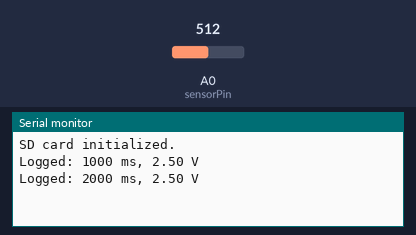
The sketch below on a simulated Arduino Uno, built with avr-gcc and run on an emulated ATmega328P. On the bench: the last lines printed to the serial monitor. The inputs (shaded band) are chosen by the test bench; at power-on: A0 (sensorPin) = 512. Storage starts empty.

Above: at 2.8 s.
2.9 s: A0 (sensorPin) set to 716
At 3.7 s:
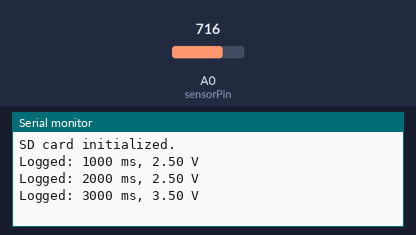
4.4 s: A0 (sensorPin) set to 900
At 5.8 s:
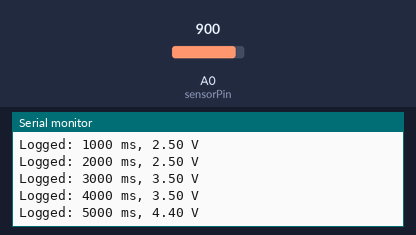
Timing chart, 0 to 7.4 s (numbered marks = the images above; inputs shaded):
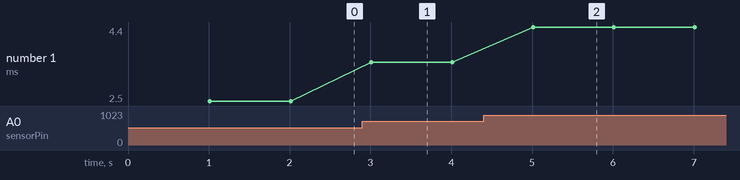

Measured:
- after the input at 2.9 s, the serial monitor: prints a new line after 0.11 s (image 1)
- after the input at 4.4 s, the serial monitor: prints a new line after 0.61 s (image 2)
- plotted number 1: 2.5 → 3.5 after the input at 2.9 s, 3.5 → 4.4 after the input at 4.4 s

The sketch:

SD_Card.ino
```cpp
#include <SPI.h>
#include <SD.h>

// Define pins
const int chipSelect = 53;   // Chip select for SD card
const int sensorPin = A0;    // Analog input pin

File dataFile;

// Variables for storing data
unsigned long previousMillis = 0;
const long interval = 1000;  // Interval to log data (in milliseconds)

// Setup function
void setup() {
  Serial.begin(9600);

  // Initialize SD card
  if (!SD.begin(chipSelect)) {
    Serial.println("SD card initialization failed!");
    while (true); // Stop here if initialization fails
  }
  Serial.println("SD card initialized.");

  // Create or open the data file
  dataFile = SD.open("log.txt", FILE_WRITE);
  if (dataFile) {
    dataFile.println("Timestamp (ms), Voltage (V)");
    dataFile.close();
  } else {
    Serial.println("Error opening log.txt");
  }
}

// Function to read analog voltage and write to SD card
void logData() {
  int sensorValue = analogRead(sensorPin);
  float voltage = sensorValue * (5.0 / 1023.0); // Convert to voltage

  // Get timestamp using millis()
  unsigned long currentMillis = millis();

  // Open file for writing
  dataFile = SD.open("log.txt", FILE_WRITE);
  if (dataFile) {
    dataFile.print(currentMillis);
    dataFile.print(", ");
    dataFile.println(voltage);
    dataFile.close();
    Serial.print("Logged: ");
    Serial.print(currentMillis);
    Serial.print(" ms, ");
    Serial.print(voltage);
    Serial.println(" V");
  } else {
    Serial.println("Error opening log.txt for writing");
  }
}

void loop() {
  // Log data at specified intervals
  unsigned long currentMillis = millis();
  if (currentMillis - previousMillis >= interval) {
    previousMillis = currentMillis;
    logData();
  }
}
```
